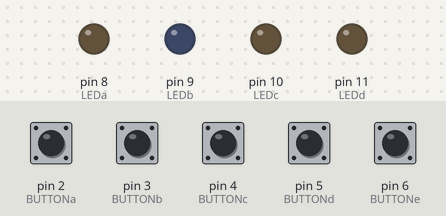
A sketch run on a simulated Arduino Uno, built with avr-gcc and run on an emulated ATmega328P. Shown: output pins drawn as LEDs (lit = HIGH). Dashed ring = blinking. The inputs (shaded band) are chosen by the test bench; at power-on: pin 2 (BUTTONa), pin 3 (BUTTONb), pin 4 (BUTTONc), pin 5 (BUTTONd), pin 6 (BUTTONe) LOW. What the sketch prints to the serial monitor is not drawn.

Above: at 1.2 s.
1.3 s: pin 2 (BUTTONa) pulled HIGH for 0.15 s
At 1.6 s:
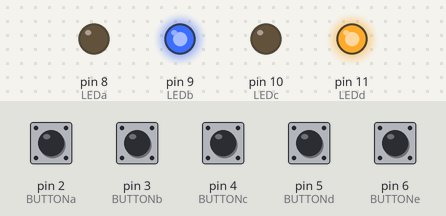
3.2 s: pin 3 (BUTTONb) pulled HIGH for 0.15 s
At 4.0 s:
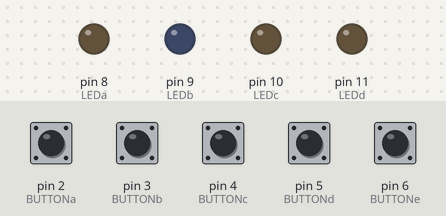
5.1 s: pin 6 (BUTTONe) pulled HIGH for 0.15 s
At 5.57 s:
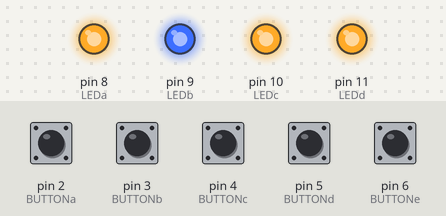
7.2 s: pin 5 (BUTTONd) pulled HIGH for 0.15 s
At 7.57 s:
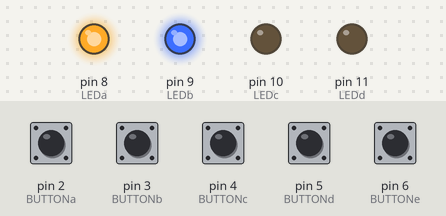
9.2 s: pin 4 (BUTTONc) pulled HIGH for 1 s
At 9.42 s:
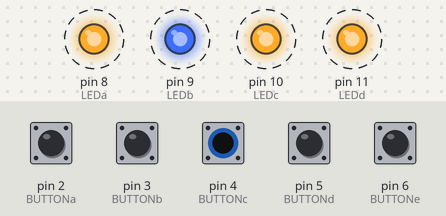
12.2 s: pin 3 (BUTTONb) pulled HIGH for 1 s
At 13.9 s:
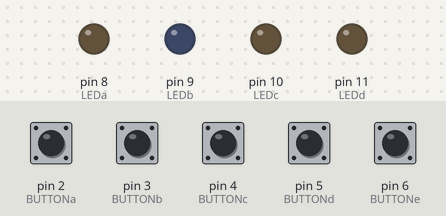
Timing chart, 0 to 15.4 s (numbered marks = the images above; inputs shaded):
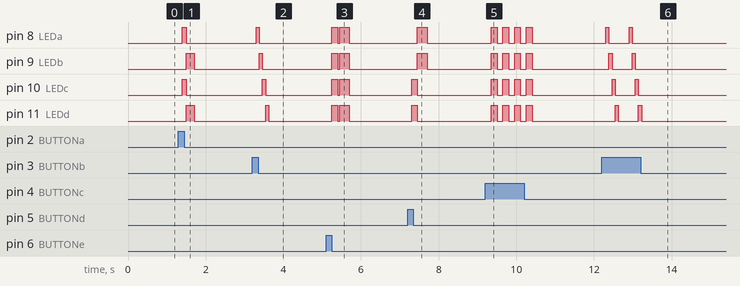

Measured:
- after the input at 1.3 s, pin 8 (LEDa), pin 10 (LEDc): LOW → HIGH after 0.10 s, → LOW 0.10 s later; pin 9 (LEDb), pin 11 (LEDd): LOW → HIGH after 0.20 s, → LOW 0.20 s later
- after the input at 3.2 s, pin 8 (LEDa): LOW → HIGH after 0.10 s, → LOW 0.08 s later; pin 9 (LEDb): LOW → HIGH after 0.18 s, → LOW 0.08 s later; pin 10 (LEDc): LOW → HIGH after 0.26 s, → LOW 0.08 s later; pin 11 (LEDd): LOW → HIGH after 0.34 s, → LOW 0.08 s later
- after the input at 5.1 s, pin 8 (LEDa), pin 9 (LEDb), pin 10 (LEDc), pin 11 (LEDd): LOW → HIGH after 0.15 s, → LOW 0.15 s later, → HIGH 0.05 s later, → LOW 0.25 s later
- after the input at 7.2 s, pin 8 (LEDa), pin 9 (LEDb): LOW → HIGH after 0.25 s, → LOW 0.25 s later; pin 10 (LEDc), pin 11 (LEDd): LOW → HIGH after 0.10 s, → LOW 0.15 s later
- after the input at 9.2 s, pin 8 (LEDa), pin 9 (LEDb), pin 10 (LEDc), pin 11 (LEDd): alternates HIGH for 0.15 s and LOW for 0.15 s, 8 changes in all, then stays LOW, starting after 0.15 s
- after the input at 12.2 s, pin 8 (LEDa): alternates HIGH for 0.08 s and LOW for 0.52 s, 4 changes in all, then stays LOW, starting after 0.11 s; pin 9 (LEDb): alternates HIGH for 0.08 s and LOW for 0.52 s, 4 changes in all, then stays LOW, starting after 0.19 s

The sketch:

effigy_arduino.ino
```cpp
const int BUTTONa=2;
const int BUTTONb=3;
const int BUTTONc=4;
const int BUTTONd=5;
const int BUTTONe=6;
const int LEDa=8;
const int LEDb=9;
const int LEDc=10;
const int LEDd=11;
int aval=0;
int bval=0;
int cval=0;
int dval=0;
int eval=0;
int serialval=0;
int oldsval=6;
int striketotal=0;


void setup() {
  Serial.begin(9600);

  pinMode(BUTTONa,INPUT);
  pinMode(BUTTONb,INPUT);
  pinMode(BUTTONc,INPUT);
  pinMode(BUTTONd,INPUT);
  pinMode(BUTTONe,INPUT);

  pinMode(LEDa,OUTPUT);
  pinMode(LEDb,OUTPUT);
  pinMode(LEDc,OUTPUT);
  pinMode(LEDd,OUTPUT);
}

void loop() {

  //button reading and setting the serial value to be sent to processing
  aval= digitalRead(BUTTONa);
  bval= digitalRead(BUTTONb);
  cval= digitalRead(BUTTONc);
  dval= digitalRead(BUTTONd);
  eval= digitalRead(BUTTONe);
  if((aval==HIGH)&&(oldsval==6)){//oldsval employeed in order to ensure that the doll doesnt get stuck on any number other than 6
    serialval=1;
  }else if((bval==HIGH)&&(oldsval==6)){
    serialval=2;
  }else if((cval==HIGH)&&(oldsval==6)){
    serialval=3;
  }else if((dval==HIGH)&&(oldsval==6)){
    serialval=4;
  }else if((eval==HIGH)&&(oldsval==6)){
    serialval=5;
  }else{
    serialval=6;
  }

  oldsval=serialval;

  Serial.write(serialval);
  delay(100);
//coding the LED arrays

  if(serialval==6){
        digitalWrite(LEDa,LOW);
        digitalWrite(LEDb,LOW);
        digitalWrite(LEDc,LOW);
        digitalWrite(LEDd,LOW);

  }else if(serialval==1){
        digitalWrite(LEDa,HIGH);
        digitalWrite(LEDb,LOW);
        digitalWrite(LEDc,HIGH);
        digitalWrite(LEDd,LOW);
     Serial.write(1);
        delay(100);
        digitalWrite(LEDa,LOW);
        digitalWrite(LEDb,HIGH);
        digitalWrite(LEDc,LOW);
        digitalWrite(LEDd,HIGH);
        delay(100);

  }else if(serialval==2){
        digitalWrite(LEDa,HIGH);
        digitalWrite(LEDb,LOW);
        digitalWrite(LEDc,LOW);
        digitalWrite(LEDd,LOW);
        delay(80);
        digitalWrite(LEDa,LOW);
        digitalWrite(LEDb,HIGH);
        digitalWrite(LEDc,LOW);
        digitalWrite(LEDd,LOW);
        delay(80);
     Serial.write(2);
        digitalWrite(LEDa,LOW);
        digitalWrite(LEDb,LOW);
        digitalWrite(LEDc,HIGH);
        digitalWrite(LEDd,LOW);
        delay(80);
        digitalWrite(LEDa,LOW);
        digitalWrite(LEDb,LOW);
        digitalWrite(LEDc,LOW);
        digitalWrite(LEDd,HIGH);
        delay(80);
        digitalWrite(LEDa,LOW);
        digitalWrite(LEDb,LOW);
        digitalWrite(LEDc,LOW);
        digitalWrite(LEDd,LOW);
        delay(80);

  }else if(serialval==3){
        digitalWrite(LEDa,LOW);
        digitalWrite(LEDb,LOW);
        digitalWrite(LEDc,LOW);
        digitalWrite(LEDd,LOW);
     Serial.write(3);
        delay(50);
        digitalWrite(LEDa,HIGH);
        digitalWrite(LEDb,HIGH);
        digitalWrite(LEDc,HIGH);
        digitalWrite(LEDd,HIGH);
        delay(50);

  }else if(serialval==4){
        digitalWrite(LEDa,LOW);
        digitalWrite(LEDb,LOW);
        digitalWrite(LEDc,HIGH);
        digitalWrite(LEDd,HIGH);
     Serial.write(4);
        delay(150);
        digitalWrite(LEDa,HIGH);
        digitalWrite(LEDb,HIGH);
        digitalWrite(LEDc,LOW);
        digitalWrite(LEDd,LOW);
        delay(150);

  }else if(serialval==5){
        digitalWrite(LEDa,LOW);
        digitalWrite(LEDb,LOW);
        digitalWrite(LEDc,LOW);
        digitalWrite(LEDd,LOW);
        delay(50);
        digitalWrite(LEDa,HIGH);
        digitalWrite(LEDb,HIGH);
        digitalWrite(LEDc,HIGH);
        digitalWrite(LEDd,HIGH);
     Serial.write(5);
        delay(150);
        digitalWrite(LEDa,LOW);
        digitalWrite(LEDb,LOW);
        digitalWrite(LEDc,LOW);
        digitalWrite(LEDd,LOW);
        delay(50);
        digitalWrite(LEDa,HIGH);
        digitalWrite(LEDb,HIGH);
        digitalWrite(LEDc,HIGH);
        digitalWrite(LEDd,HIGH);
     Serial.write(5);
        delay(150);
    serialval=6;
  }

  }
```
